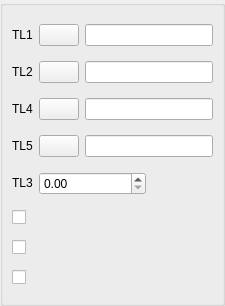
<ui version="4.0" >
 <class>DlgRef_4Sel1Spin3Check_QTD</class>
 <widget class="QWidget" name="DlgRef_4Sel1Spin3Check_QTD" >
  <property name="geometry" >
   <rect>
    <x>0</x>
    <y>0</y>
    <width>225</width>
    <height>306</height>
   </rect>
  </property>
  <property name="windowTitle" >
   <string/>
  </property>
  <layout class="QGridLayout" >
   <property name="margin" >
    <number>0</number>
   </property>
   <property name="spacing" >
    <number>6</number>
   </property>
   <item row="0" column="0" >
    <widget class="QGroupBox" name="GroupBox1" >
     <property name="title" >
      <string/>
     </property>
     <layout class="QGridLayout" >
      <property name="margin" >
       <number>9</number>
      </property>
      <property name="spacing" >
       <number>6</number>
      </property>
      <item row="4" column="1" colspan="2" >
       <widget class="SalomeApp_DoubleSpinBox" name="SpinBox_DX" >
        <property name="sizePolicy" >
         <sizepolicy vsizetype="Fixed" hsizetype="Expanding" >
          <horstretch>0</horstretch>
          <verstretch>0</verstretch>
         </sizepolicy>
        </property>
       </widget>
      </item>
      <item row="4" column="0" >
       <widget class="QLabel" name="TextLabel3" >
        <property name="sizePolicy" >
         <sizepolicy vsizetype="Fixed" hsizetype="Fixed" >
          <horstretch>0</horstretch>
          <verstretch>0</verstretch>
         </sizepolicy>
        </property>
        <property name="text" >
         <string>TL3</string>
        </property>
        <property name="wordWrap" >
         <bool>false</bool>
        </property>
       </widget>
      </item>
      <item row="3" column="0" >
       <widget class="QLabel" name="TextLabel5" >
        <property name="sizePolicy" >
         <sizepolicy vsizetype="Fixed" hsizetype="Fixed" >
          <horstretch>0</horstretch>
          <verstretch>0</verstretch>
         </sizepolicy>
        </property>
        <property name="text" >
         <string>TL5</string>
        </property>
        <property name="wordWrap" >
         <bool>false</bool>
        </property>
       </widget>
      </item>
      <item row="2" column="0" >
       <widget class="QLabel" name="TextLabel4" >
        <property name="sizePolicy" >
         <sizepolicy vsizetype="Fixed" hsizetype="Fixed" >
          <horstretch>0</horstretch>
          <verstretch>0</verstretch>
         </sizepolicy>
        </property>
        <property name="text" >
         <string>TL4</string>
        </property>
        <property name="wordWrap" >
         <bool>false</bool>
        </property>
       </widget>
      </item>
      <item row="1" column="0" >
       <widget class="QLabel" name="TextLabel2" >
        <property name="sizePolicy" >
         <sizepolicy vsizetype="Fixed" hsizetype="Fixed" >
          <horstretch>0</horstretch>
          <verstretch>0</verstretch>
         </sizepolicy>
        </property>
        <property name="text" >
         <string>TL2</string>
        </property>
        <property name="wordWrap" >
         <bool>false</bool>
        </property>
       </widget>
      </item>
      <item row="0" column="0" >
       <widget class="QLabel" name="TextLabel1" >
        <property name="sizePolicy" >
         <sizepolicy vsizetype="Fixed" hsizetype="Fixed" >
          <horstretch>0</horstretch>
          <verstretch>0</verstretch>
         </sizepolicy>
        </property>
        <property name="text" >
         <string>TL1</string>
        </property>
        <property name="wordWrap" >
         <bool>false</bool>
        </property>
       </widget>
      </item>
      <item row="1" column="1" >
       <widget class="QPushButton" name="PushButton2" >
        <property name="sizePolicy" >
         <sizepolicy vsizetype="Fixed" hsizetype="Fixed" >
          <horstretch>0</horstretch>
          <verstretch>0</verstretch>
         </sizepolicy>
        </property>
        <property name="text" >
         <string/>
        </property>
       </widget>
      </item>
      <item row="3" column="2" colspan="2" >
       <widget class="QLineEdit" name="LineEdit5" />
      </item>
      <item row="0" column="2" colspan="2" >
       <widget class="QLineEdit" name="LineEdit1" />
      </item>
      <item row="3" column="1" >
       <widget class="QPushButton" name="PushButton5" >
        <property name="sizePolicy" >
         <sizepolicy vsizetype="Fixed" hsizetype="Fixed" >
          <horstretch>0</horstretch>
          <verstretch>0</verstretch>
         </sizepolicy>
        </property>
        <property name="text" >
         <string/>
        </property>
       </widget>
      </item>
      <item row="2" column="1" >
       <widget class="QPushButton" name="PushButton4" >
        <property name="sizePolicy" >
         <sizepolicy vsizetype="Fixed" hsizetype="Fixed" >
          <horstretch>0</horstretch>
          <verstretch>0</verstretch>
         </sizepolicy>
        </property>
        <property name="text" >
         <string/>
        </property>
       </widget>
      </item>
      <item row="0" column="1" >
       <widget class="QPushButton" name="PushButton1" >
        <property name="sizePolicy" >
         <sizepolicy vsizetype="Fixed" hsizetype="Fixed" >
          <horstretch>0</horstretch>
          <verstretch>0</verstretch>
         </sizepolicy>
        </property>
        <property name="text" >
         <string/>
        </property>
       </widget>
      </item>
      <item row="2" column="2" colspan="2" >
       <widget class="QLineEdit" name="LineEdit4" />
      </item>
      <item row="1" column="2" colspan="2" >
       <widget class="QLineEdit" name="LineEdit2" />
      </item>
      <item row="6" column="0" colspan="4" >
       <widget class="QCheckBox" name="CheckButton1" >
        <property name="text" >
         <string/>
        </property>
       </widget>
      </item>
      <item row="7" column="0" colspan="4" >
       <widget class="QCheckBox" name="CheckButton2" >
        <property name="sizePolicy" >
         <sizepolicy vsizetype="Fixed" hsizetype="Minimum" >
          <horstretch>0</horstretch>
          <verstretch>0</verstretch>
         </sizepolicy>
        </property>
        <property name="text" >
         <string/>
        </property>
       </widget>
      </item>
      <item row="8" column="0" colspan="4" >
       <widget class="QCheckBox" name="CheckButton3" >
        <property name="sizePolicy" >
         <sizepolicy vsizetype="Fixed" hsizetype="Minimum" >
          <horstretch>0</horstretch>
          <verstretch>0</verstretch>
         </sizepolicy>
        </property>
        <property name="text" >
         <string/>
        </property>
       </widget>
      </item>
     </layout>
     <zorder>SpinBox_DX</zorder>
     <zorder>TextLabel3</zorder>
     <zorder>TextLabel5</zorder>
     <zorder>TextLabel4</zorder>
     <zorder>TextLabel2</zorder>
     <zorder>TextLabel1</zorder>
     <zorder>PushButton2</zorder>
     <zorder>LineEdit5</zorder>
     <zorder>LineEdit1</zorder>
     <zorder>PushButton5</zorder>
     <zorder>PushButton4</zorder>
     <zorder>PushButton1</zorder>
     <zorder>LineEdit4</zorder>
     <zorder>LineEdit2</zorder>
     <zorder>CheckButton1</zorder>
     <zorder>CheckButton2</zorder>
    </widget>
   </item>
  </layout>
 </widget>
 <layoutdefault spacing="6" margin="11" />
 <pixmapfunction>qPixmapFromMimeSource</pixmapfunction>
 <customwidgets>
  <customwidget>
   <class>SalomeApp_DoubleSpinBox</class>
   <extends>QDoubleSpinBox</extends>
   <header location="global" >gui/SalomeApp_DoubleSpinBox.h</header>
  </customwidget>
 </customwidgets>
 <tabstops>
  <tabstop>PushButton1</tabstop>
  <tabstop>LineEdit1</tabstop>
  <tabstop>PushButton2</tabstop>
  <tabstop>LineEdit2</tabstop>
  <tabstop>PushButton4</tabstop>
  <tabstop>LineEdit4</tabstop>
  <tabstop>PushButton5</tabstop>
  <tabstop>LineEdit5</tabstop>
  <tabstop>SpinBox_DX</tabstop>
  <tabstop>CheckButton1</tabstop>
 </tabstops>
 <resources/>
 <connections/>
</ui>
